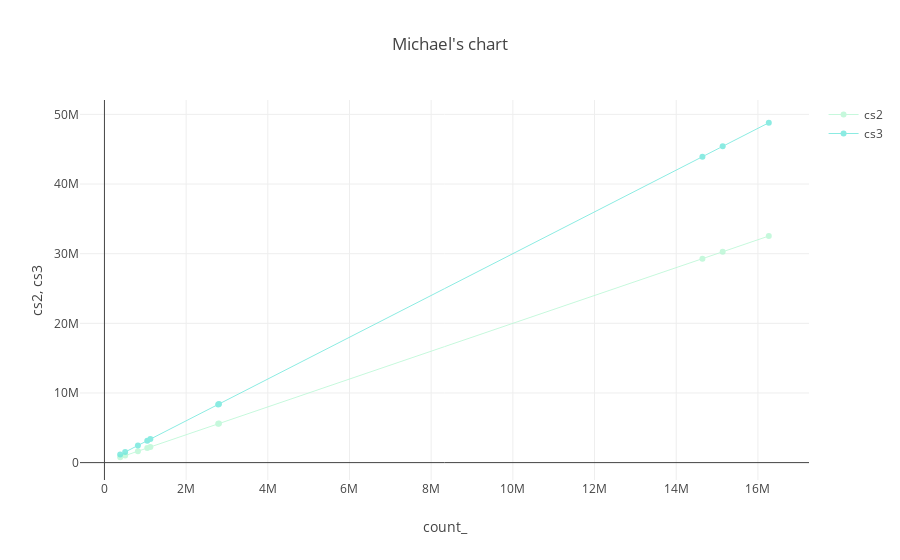

Source (notebook cell):
### Code cell
%%kql 
PageViews 
| summarize count() by Language 
| sort by count_ 
| limit 10 
| extend cs2 = 2 * count_
| extend cs3 = 3 * count_
//| extend cs4 = 4 * count_
//| extend cs5 = count_ * count_
| render linechart title="Michael's chart"

### Figure 1 — Plotly figure (JSON) as saved in the notebook; plotly's stock layout.template omitted (floating-point values rounded to 4 significant figures)
{"data": [{"line": {"color": "rgb(184, 247, 212)", "width": 1}, "name": "cs2", "opacity": 0.8, "type": "scatter", "x": [385806, 507336, 819522, 1048386, 1125036, 2785242, 2804334, 14641824, 15137646, 16266774], "y": [771612, 1014672, 1639044, 2096772, 2250072, 5570484, 5608668, 29283648, 30275292, 32533548]}, {"line": {"color": "rgb(111, 231, 219)", "width": 1}, "name": "cs3", "opacity": 0.8, "type": "scatter", "x": [385806, 507336, 819522, 1048386, 1125036, 2785242, 2804334, 14641824, 15137646, 16266774], "y": [1157418, 1522008, 2458566, 3145158, 3375108, 8355726, 8413002, 43925472, 45412938, 48800322]}], "layout": {"showlegend": true, "title": "Michael's chart", "xaxis": {"title": "count_"}, "yaxis": {"title": "cs2, cs3", "type": "linear"}}}
